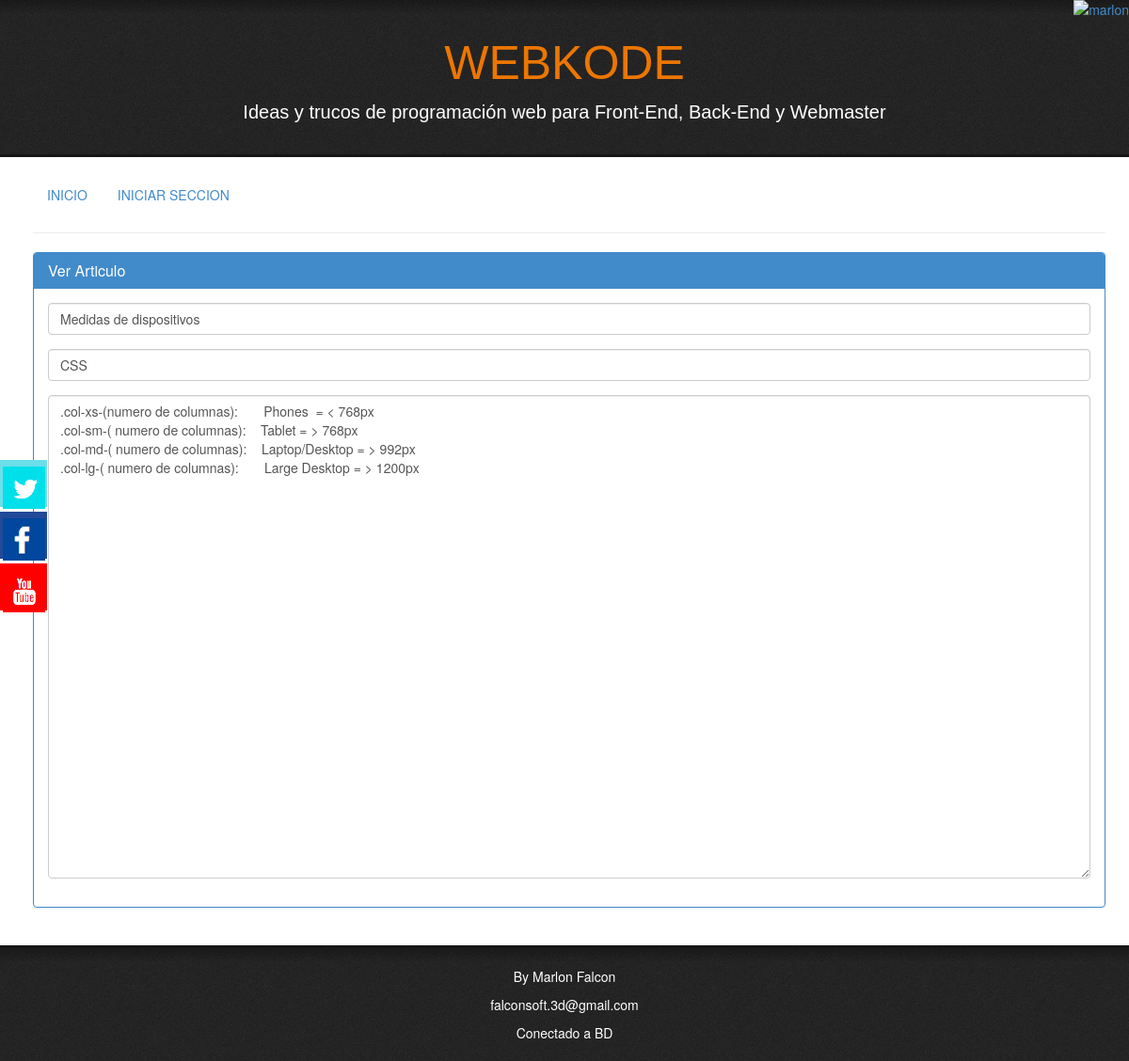
The page /truco.php?id=75 on the database its author committed.
### tables this page shows
CREATE TABLE IF NOT EXISTS `table_trucos` (
  `f_id_trucos` int(11) NOT NULL AUTO_INCREMENT,
  `f_titulo_trucos` text NOT NULL,
  `f_familia_trucos` text NOT NULL,
  `f_codigo_truco` longtext NOT NULL,
  `fecha` date NOT NULL,
  PRIMARY KEY (`f_id_trucos`)
);

### truco.php (the view, shortened to what this page needs)
<!DOCTYPE html PUBLIC "-//W3C//DTD XHTML 1.0 Strict//EN" "http://www.w3.org/TR/xhtml1/DTD/xhtml1-strict.dtd">
<html lang="es">
<head>
  <link type="text/css" rel="stylesheet" href="assets/css/bootstrap.min.css"/>
  <link rel="stylesheet" href="assets/css/style.css">
    </head>
    <body >
     <div id="social-sidebar">
       <ul>
         <li><a class="entypo-twitter" target="_blank" href="https://twitter.com/marlonfalcon4"> <img src="assets/img/social/tw.png" alt=""> </a></li>
         <li><a class="entypo-facebook" target="_blank" href="https://www.facebook.com/falconsoftsa"><img src="assets/img/social/fa.png" alt=""> </a></li>
         <li><a class="entypo-youtube" target="_blank" href="https://www.youtube.com/channel/UCM93kgnjXu393jgKjjSkUjQ"><img src="assets/img/social/yo.png" alt=""> </a></li>
       </ul>
     </div>
     <?php
     $estalogeando = false;
     ?>
     <?php
     include("assets/include/conexion.php");
     if(isset($_GET['id']))
     {
      $temp=$_GET['id'];
    }
    else{
     $temp='1';
   }
   ?>
   <a href="http://www.marlonfalcon.cl/">
     <img alt="marlon" src="assets/img/right_orange.png" style="position: fixed; top: 0; right: 0; border: 0;z-index:9999;"  id="marlon" >
   </a>
   <div class="webkoder-slider">
     <h3><?php echo TEXT_NAME ?></h3>
     <p><?php echo TEXT_DESC ?></p>
   </div>
   <div class="webkoder-main">
    <div class="container">
      <ul class="nav nav-pills">
        <li role="presentation"><a href="index.php">INICIO</a></li>
        <?php
        if($estalogeando){
         echo "<li role=\"presentation\"><a href=\"editar.php?id=".$temp."\">EDITAR</a></li>";
       }
       else
       {
        echo "<li role=\"presentation\"><a href=\"login.php\">INICIAR SECCION</a></li>";
      }
      ?>
    </ul>
    <hr>
    <?php
    $query = mysql_query("SELECT * FROM table_trucos WHERE f_id_trucos= $temp");
    if($row =  mysql_fetch_assoc($query))
    {
     $etitulo = $row['f_titulo_trucos'];
     $etruco = $row['f_codigo_truco'];
     $efamilia = $row['f_familia_trucos'];
   }
   else{
     header('location:index.php');
   }
   ?>
   <div class="row">
    <div class="col-lg-12">
     <div class="panel panel-primary">
      <div class="panel-heading">
       <h3 class="panel-title">Ver Articulo</h3>
     </div>
     <div class="panel-body">
       <form role="form" method="post">
        <div class="form-group">
         <input type="text" class="form-control" id="exampleInputName2" placeholder="titulo" name="titulo" value="<?php echo $etitulo?>">
       </div>
       <div class="form-group">
         <input type="text" class="form-control" id="exampleInputName3" placeholder="titulo" name="familia" value="<?php echo $efamilia?>">
       </div>
       <div class="form-group">
        <textarea class="form-control" rows="25" name="articulo" placeholder="Articulo" value="Clear" ><?php echo $etruco?></textarea>
      </div>
    </form>
  </div>
</div>
</div>
</div>
</div>
</div>
<div class="webkoder-footer">
	<p> By Marlon Falcon</p>
	<p>falconsoft.3d@gmail.com</p>
  <?php
  if($con) { echo "Conectado a BD";}
  else{ echo "No Conectado a BD"; }
  ?>
</div>
</html>

### assets/css/style.css (style rules this page uses)
* { margin: 0px; padding: 0px; }
body { background-color: #bdc3c7; }
.webkoder-slider { background-color: #232323; background-image: linear-gradient(to bottom, rgba(0, 0, 0, 0.3), rgba(0, 0, 0, 0)), url("../img/fondo.jpg"); background-repeat: repeat-x, repeat; background-size: 100px 15px, 140px 140px; min-height: 80px; color: #fff; text-align: center; padding: 20px; font-size: 1.5rem; border-bottom: 3px solid #161616; }
.webkoder-slider h3 { font-weight: 300; font-size: 5rem; color: #ec7600; font-family: "Kristen ITC", Arial; }
.webkoder-slider p { font-family: "Bradley Hand ITC", Arial; font-size: 2rem; }
.webkoder-main { background-color: #fff; min-height: 700px; padding: 20px; }
.webkoder-footer { background-color: #232323; background-image: linear-gradient(to bottom, rgba(0, 0, 0, 0.3), rgba(0, 0, 0, 0)), url("../img/fondo.jpg"); background-repeat: repeat-x, repeat; background-size: 100px 15px, 140px 140px; min-height: 80px; color: #fff; text-align: center; padding: 20px; border-top: 3px solid #161616; }
#social-sidebar { left: 0; margin-top: -75px; position: fixed; top: 50%; z-index: 1000; }
.entypo-twitter { background-color: #6cdfea; }
.entypo-facebook { background-color: #234999; }
.entypo-youtube { background-color: #ff0000; }
#social-sidebar ul li a { color: #ffffff; display: block; font-size: 28px; height: 50px; line-height: 50px; position: relative; text-align: center; width: 50px; margin-bottom: 5px; }

### rows shown on the page
table_trucos: titulo "Medidas de dispositivos", familia "CSS", articulo ".col-xs-(numero de columnas): Phones = < 768px .col-sm-( numero de columnas): Tablet = > 768px .col-md-( numero de columnas): Laptop/Desktop = > 992px .col-lg-( numero de columnas): Large Desktop = > 1200px"

### other values the page prints
TEXT_NAME "WEBKODE"
TEXT_DESC "Ideas y trucos de programación web para Front-End, Back-End y Webmaster"
